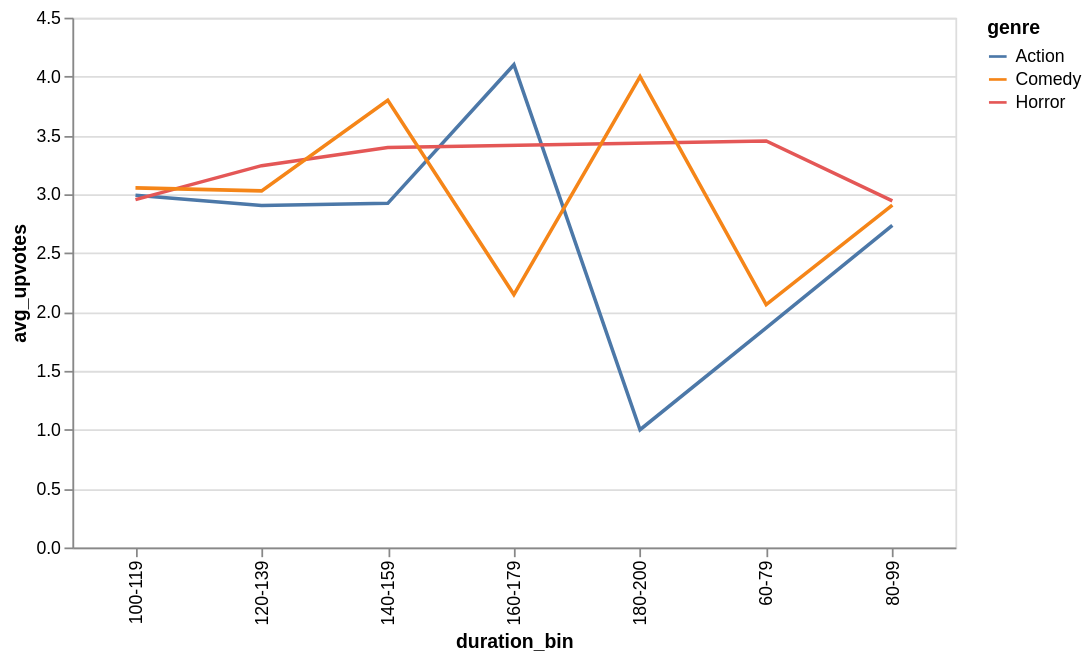

This figure's notebook cell:
### Code cell
# For RQ3 viz
# line plot 
# drawing on relationships
alt.Chart(df3).mark_line().encode(x = "duration_bin", y = "avg_upvotes",
                                color = "genre").properties(width = 500)

### Figure 1 — Vega-Lite specification as saved in the notebook (floating-point values rounded to 4 significant figures)
{"config": {"view": {"continuousWidth": 300, "continuousHeight": 300}}, "data": {"name": "data-2dba9b12c974bde89c2fe03414315406"}, "mark": {"type": "line"}, "encoding": {"color": {"field": "genre", "type": "nominal"}, "x": {"field": "duration_bin", "type": "nominal"}, "y": {"field": "avg_upvotes", "type": "quantitative"}}, "width": 500, "$schema": "https://vega.github.io/schema/vega-lite/v6.1.0.json", "datasets": {"data-2dba9b12c974bde89c2fe03414315406": [{"avg_upvotes": 2.736, "genre": "Action", "duration_bin": "80-99"}, {"avg_upvotes": 2.954, "genre": "Horror", "duration_bin": "100-119"}, {"avg_upvotes": 2.992, "genre": "Action", "duration_bin": "100-119"}, {"avg_upvotes": 2.907, "genre": "Comedy", "duration_bin": "80-99"}, {"avg_upvotes": 2.904, "genre": "Action", "duration_bin": "120-139"}, {"avg_upvotes": 3.798, "genre": "Comedy", "duration_bin": "140-159"}, {"avg_upvotes": 4.1, "genre": "Action", "duration_bin": "160-179"}, {"avg_upvotes": 3.453, "genre": "Horror", "duration_bin": "60-79"}, {"avg_upvotes": 1.0, "genre": "Action", "duration_bin": "180-200"}, {"avg_upvotes": 2.923, "genre": "Action", "duration_bin": "140-159"}, {"avg_upvotes": 3.029, "genre": "Comedy", "duration_bin": "120-139"}, {"avg_upvotes": 2.063, "genre": "Comedy", "duration_bin": "60-79"}, {"avg_upvotes": 1.865, "genre": "Action", "duration_bin": "60-79"}, {"avg_upvotes": 2.944, "genre": "Horror", "duration_bin": "80-99"}, {"avg_upvotes": 3.243, "genre": "Horror", "duration_bin": "120-139"}, {"avg_upvotes": 4.0, "genre": "Comedy", "duration_bin": "180-200"}, {"avg_upvotes": 3.398, "genre": "Horror", "duration_bin": "140-159"}, {"avg_upvotes": 3.054, "genre": "Comedy", "duration_bin": "100-119"}, {"avg_upvotes": 2.148, "genre": "Comedy", "duration_bin": "160-179"}]}}
